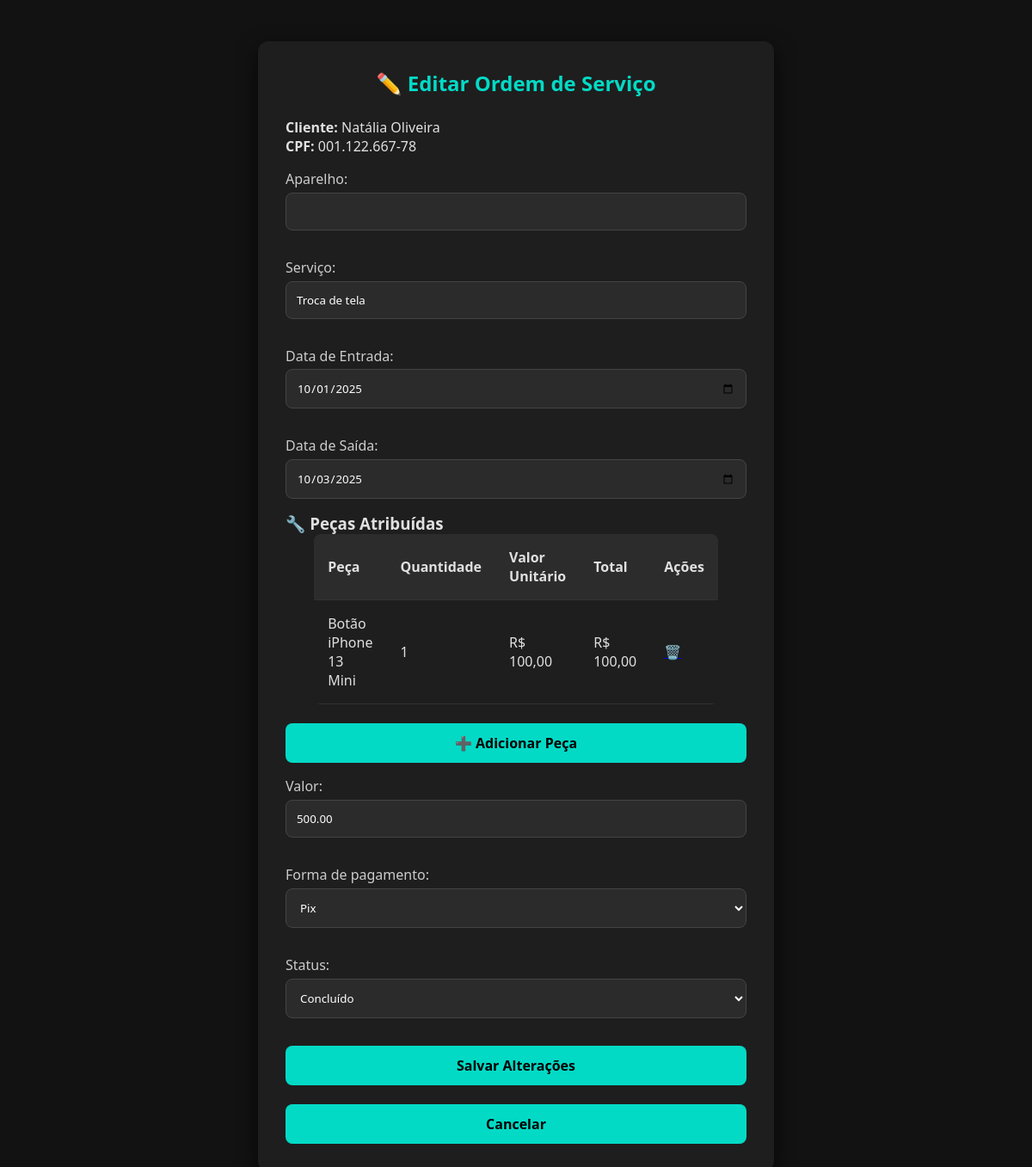
The app's page /editar_ordem.php?id=60 (signed in) with its own data.
### tables this page shows
CREATE TABLE `ordem_serv` (
  `id_ordem_serv` int(11) NOT NULL,
  `aparelho` varchar(100) DEFAULT NULL,
  `servico` varchar(255) DEFAULT NULL,
  `status` varchar(50) DEFAULT NULL,
  `valor` decimal(10,2) DEFAULT NULL,
  `tipo_pagamento` varchar(50) DEFAULT NULL,
  `problema` varchar(255) DEFAULT NULL,
  `cpf` varchar(20) DEFAULT NULL,
  `idusuario` int(11) DEFAULT NULL,
  `data_entrada` date DEFAULT NULL,
  `data_saida` date DEFAULT NULL
);

CREATE TABLE `cliente` (
  `cpf` varchar(20) NOT NULL,
  `telefone` varchar(20) DEFAULT NULL,
  `nome` varchar(100) DEFAULT NULL,
  `email` varchar(100) DEFAULT NULL,
  `endereco` varchar(100) DEFAULT NULL
);

CREATE TABLE `servico_produto` (
  `quantidade` int(11) DEFAULT NULL,
  `id_produto` int(11) DEFAULT NULL,
  `id_ordem_serv` int(11) DEFAULT NULL
);

CREATE TABLE `produto` (
  `id_produto` int(11) NOT NULL,
  `nome_produto` varchar(100) DEFAULT NULL,
  `valor` decimal(10,2) DEFAULT NULL,
  `cnpj` varchar(20) DEFAULT NULL,
  `idestoque` int(11) DEFAULT NULL
);

### editar_ordem.php (the view, shortened to what this page needs)
<?php
require_once 'conexao.php';
$id_ordem = (int)($_GET['id'] ?? 0);
try {
  $stmt = $pdo->prepare("
  SELECT os.*, c.nome, c.cpf
  FROM ordem_serv os
  JOIN cliente c ON os.cpf = c.cpf
  WHERE os.id_ordem_serv = :id
");
$stmt->execute([':id' => $id_ordem]);
$ordem = $stmt->fetch(PDO::FETCH_ASSOC);
} catch (PDOException $e) {
    die("Erro ao buscar ordem: " . $e->getMessage());
}
try {
    $sql = "SELECT sp.quantidade, p.id_produto, p.nome_produto, p.valor, e.id_estoque
            FROM servico_produto sp
            JOIN produto p ON sp.id_produto = p.id_produto
            JOIN estoque e ON p.idestoque = e.id_estoque
            WHERE sp.id_ordem_serv = :id";
    $stmt = $pdo->prepare($sql);
    $stmt->execute([':id' => $id_ordem]);
    $pecasOrdem = $stmt->fetchAll(PDO::FETCH_ASSOC);
} catch (PDOException $e) {
    die("Erro ao buscar peças da ordem: " . $e->getMessage());
}
?>
<!DOCTYPE html>
<html lang="pt-br">
<head>
<link rel="stylesheet" href="css/form.css">
</head>
<body>
<div class="form-container">
    <h2>✏️ Editar Ordem de Serviço</h2>
    <p><strong>Cliente:</strong> <?php echo htmlspecialchars($ordem['nome']); ?></p>
<p><strong>CPF:</strong> <?php echo htmlspecialchars($ordem['cpf']); ?></p>
    <form method="post">
        <label>Aparelho:</label>
        <input type="text" name="Aparelho" value="<?php echo htmlspecialchars($ordem['Aparelho']); ?>" required>
        <label>Serviço:</label>
        <input type="text" name="servico" value="<?php echo htmlspecialchars($ordem['servico']); ?>" required>
        <label>Data de Entrada:</label>
        <input type="date" name="data_entrada" value="<?php echo htmlspecialchars($ordem['data_entrada']); ?>" required>
        <label>Data de Saída:</label>
        <input type="date" name="data_saida" value="<?php echo htmlspecialchars($ordem['data_saida']); ?>">
<h3>🔧 Peças Atribuídas</h3>
<table class="ordem-table">
  <thead>
    <tr>
      <th>Peça</th>
      <th>Quantidade</th>
      <th>Valor Unitário</th>
      <th>Total</th>
      <th>Ações</th>
    </tr>
  </thead>
  <tbody>
    <?php if (count($pecasOrdem)): ?>
      <?php foreach ($pecasOrdem as $p): ?>
        <tr>
          <td><?php echo htmlspecialchars($p['nome_produto']); ?></td>
          <td><?php echo (int)$p['quantidade']; ?></td>
          <td>R$ <?php echo number_format($p['valor'], 2, ',', '.'); ?></td>
          <td>R$ <?php echo number_format($p['valor'] * $p['quantidade'], 2, ',', '.'); ?></td>
          <td>
            <a href="remover_peca.php?id_ordem=<?php echo $id_ordem; ?>&id_produto=<?php echo $p['id_produto']; ?>"
               onclick="return confirm('Tem certeza que deseja remover esta peça da ordem?');">🗑️</a>
          </td>
        </tr>
      <?php endforeach; ?>
    <?php else: ?>
      <tr><td colspan="5" style="text-align:center;">Nenhuma peça atribuída.</td></tr>
    <?php endif; ?>
  </tbody>
</table>
<br>
<button type="button" onclick="abrirModalPeca(<?php echo (int)$ordem['id_ordem_serv']; ?>)">
  ➕ Adicionar Peça
</button>
        <label>Valor:</label>
        <input type="number" step="0.01" name="valor" min="1" value="<?php echo htmlspecialchars($ordem['valor']); ?>">
        <label for="tipo_pagamento">Forma de pagamento:</label>
        <select id="tipo_pagamento" name="tipo_pagamento">
           <option value="Pix" <?php echo ($ordem['tipo_pagamento'] == 'Pix') ? 'selected' : ''; ?>>Pix</option>
        </select>
        <label>Status:</label>
        <select name="status" required>
            <option value="Concluído" <?php if($ordem['status']=='Concluído') echo 'selected'; ?>>Concluído</option>
        </select>
        <div style="margin-top:1rem;">
            <button type="submit">Salvar Alterações</button>
            <br><br>
            <a href="ordem_serv.php"><button type="button">Cancelar</button></a>
        </div>
    </form>
</div>
</body>
</html>

### css/form.css (style rules this page uses)
* { margin: 0; padding: 0; box-sizing: border-box; font-family: 'Segoe UI', Tahoma, Geneva, Verdana, sans-serif; }
body { background-color: #121212; color: #e0e0e0; min-height: 100vh; }
.form-container { background-color: #1e1e1e; padding: 2rem; border-radius: 12px; box-shadow: 0 8px 24px rgba(0, 0, 0, 0.7); width: 100%; max-width: 600px; margin: 3rem auto; animation: fadeIn 0.5s ease-in-out; }
h2 { margin-bottom: 1.5rem; color: #03dac6; text-align: center; }
form label { display: block; margin-top: 1rem; margin-bottom: 0.3rem; color: #ccc; }
input, textarea, select { width: 100%; padding: 0.75rem; border: 1px solid #444; border-radius: 8px; background-color: #2b2b2b; color: #fff; margin-bottom: 1rem; }
button { width: 100%; padding: 0.75rem; background-color: #03dac6; color: #000; font-weight: bold; border: none; border-radius: 8px; font-size: 1rem; cursor: pointer; transition: background-color 0.3s ease; }

### editar_ordem.php (style rules this page uses)
.ordem-table { width: 80%; border-collapse: collapse; background-color: #1e1e1e; border-radius: 8px; overflow: hidden; margin: 0 auto; }
.ordem-table th, .ordem-table td { padding: 1rem; text-align: left; border-bottom: 1px solid #333; }
.ordem-table th { background-color: #2c2c2c; }

### records on screen
ordem_serv: cpf.nome "Natália Oliveira", cpf.cpf "001.122.667-78", servico "Troca de tela", data_entrada "10/01/2025", data_saida "10/03/2025", valor "500.00", tipo_pagamento "Pix", status "Concluído"
servico_produto: id_produto.nome_produto "Botão iPhone 13 Mini", quantidade "1", id_produto.valor "100,00", $p['valor'] * $p['quantidade'] "100,00"
